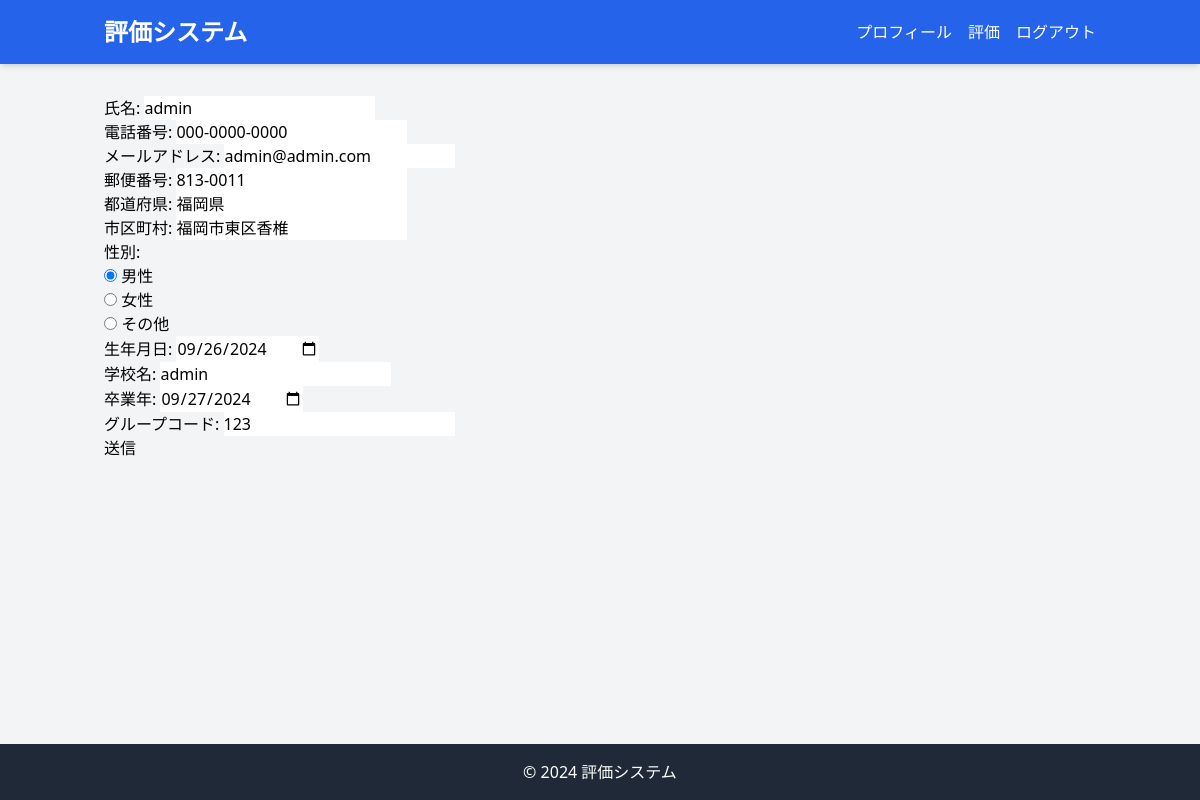
The app's page /user_register/ (signed in) with its own data.
### main/models.py (models this page shows, shortened)
class UserData(models.Model):
    GENDER_CHOICES = [
        (0, '男性'),
        (1, '女性'),
        (2, 'その他'),
    ]
    username = models.ForeignKey(User, on_delete=models.CASCADE)
    name = models.CharField(max_length=200)
    tel = models.CharField(max_length=15)
    email = models.EmailField(unique=True)
    zip_code = models.CharField(max_length=255)
    address1 = models.CharField(max_length=200)
    address2 = models.CharField(max_length=200)
    gender = models.IntegerField(choices=GENDER_CHOICES, default=0)
    birth_date = models.DateField()
    school_name = models.CharField(max_length=200)
    graduate_Year = models.DateField()
    group_code = models.CharField(max_length=20, validators=[MinLengthValidator(3)])

### main/views.py (the view)
# urls.py: path("user_register/",views.user_data_view, name="user_register"),
@login_required
def user_data_view(request):
    try:
        user_data = UserData.objects.get(username=request.user)
    except UserData.DoesNotExist:
        user_data = None
    if request.method == 'POST':
        form = UserDataForm(request.POST, instance=user_data, user=request.user)
        if form.is_valid():
            user_data = form.save(commit=False)
            user_data.username = request.user
            user_data.save()
            return redirect('main:home')
    else:
        form = UserDataForm(instance=user_data, user=request.user)
    return render(request, 'main/user_data_form.html', {'form': form})

### main/templates/main/user_data_form.html (shortened to what this page needs)
{% extends 'main/base.html' %}
{% block content %}
<form method="post">
    {{ form.as_p }}
    <button type="submit">送信</button>
</form>
{% endblock %}

### records on screen
UserData: name "admin", tel "000-0000-0000", email "admin@admin.com", zip_code "813-0011", address1 "福岡県", address2 "福岡市東区香椎", gender "☑ 男性 ☐ 女性 ☐ その他", birth_date "09/26/2024", school_name "admin", graduate_Year "09/27/2024", group_code "123"
